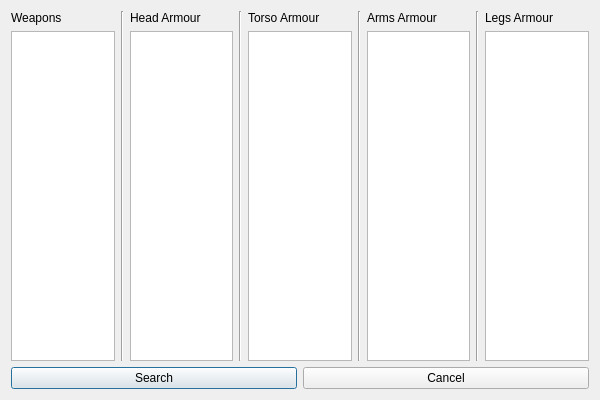
<?xml version="1.0" encoding="UTF-8"?>
<ui version="4.0">
 <class>AdvancedSearch</class>
 <widget class="QDialog" name="AdvancedSearch">
  <property name="geometry">
   <rect>
    <x>0</x>
    <y>0</y>
    <width>600</width>
    <height>400</height>
   </rect>
  </property>
  <property name="windowTitle">
   <string>Dialog</string>
  </property>
  <layout class="QVBoxLayout" name="verticalLayout_5">
   <item>
    <layout class="QHBoxLayout" name="horizontalLayout">
     <item>
      <layout class="QVBoxLayout" name="verticalLayoutGearParts">
       <item>
        <widget class="QLabel" name="labelWeapons">
         <property name="text">
          <string>Weapons</string>
         </property>
        </widget>
       </item>
       <item>
        <widget class="QListWidget" name="listWidgetWeapons">
         <property name="sizePolicy">
          <sizepolicy hsizetype="Expanding" vsizetype="Expanding">
           <horstretch>0</horstretch>
           <verstretch>0</verstretch>
          </sizepolicy>
         </property>
        </widget>
       </item>
      </layout>
     </item>
     <item>
      <widget class="Line" name="line">
       <property name="orientation">
        <enum>Qt::Vertical</enum>
       </property>
      </widget>
     </item>
     <item>
      <layout class="QVBoxLayout" name="verticalLayoutSkills">
       <item>
        <widget class="QLabel" name="labelHeads">
         <property name="text">
          <string>Head Armour</string>
         </property>
        </widget>
       </item>
       <item>
        <widget class="QListWidget" name="listWidgetHeads">
         <property name="sizePolicy">
          <sizepolicy hsizetype="Expanding" vsizetype="Expanding">
           <horstretch>0</horstretch>
           <verstretch>0</verstretch>
          </sizepolicy>
         </property>
        </widget>
       </item>
      </layout>
     </item>
     <item>
      <widget class="Line" name="line_2">
       <property name="orientation">
        <enum>Qt::Vertical</enum>
       </property>
      </widget>
     </item>
     <item>
      <layout class="QVBoxLayout" name="verticalLayout">
       <item>
        <widget class="QLabel" name="labelTorsos">
         <property name="text">
          <string>Torso Armour</string>
         </property>
        </widget>
       </item>
       <item>
        <widget class="QListWidget" name="listWidgetTorsos">
         <property name="sizePolicy">
          <sizepolicy hsizetype="Expanding" vsizetype="Expanding">
           <horstretch>0</horstretch>
           <verstretch>0</verstretch>
          </sizepolicy>
         </property>
        </widget>
       </item>
      </layout>
     </item>
     <item>
      <widget class="Line" name="line_3">
       <property name="orientation">
        <enum>Qt::Vertical</enum>
       </property>
      </widget>
     </item>
     <item>
      <layout class="QVBoxLayout" name="verticalLayout_2">
       <item>
        <widget class="QLabel" name="labelArms">
         <property name="text">
          <string>Arms Armour</string>
         </property>
        </widget>
       </item>
       <item>
        <widget class="QListWidget" name="listWidgetArms">
         <property name="sizePolicy">
          <sizepolicy hsizetype="Expanding" vsizetype="Expanding">
           <horstretch>0</horstretch>
           <verstretch>0</verstretch>
          </sizepolicy>
         </property>
        </widget>
       </item>
      </layout>
     </item>
     <item>
      <widget class="Line" name="line_4">
       <property name="orientation">
        <enum>Qt::Vertical</enum>
       </property>
      </widget>
     </item>
     <item>
      <layout class="QVBoxLayout" name="verticalLayout_3">
       <item>
        <widget class="QLabel" name="labelLegs">
         <property name="text">
          <string>Legs Armour</string>
         </property>
        </widget>
       </item>
       <item>
        <widget class="QListWidget" name="listWidgetLegs">
         <property name="sizePolicy">
          <sizepolicy hsizetype="Expanding" vsizetype="Expanding">
           <horstretch>0</horstretch>
           <verstretch>0</verstretch>
          </sizepolicy>
         </property>
        </widget>
       </item>
      </layout>
     </item>
    </layout>
   </item>
   <item>
    <layout class="QHBoxLayout" name="horizontalLayout_3">
     <item>
      <widget class="QPushButton" name="pushButtonSearch">
       <property name="text">
        <string>Search</string>
       </property>
      </widget>
     </item>
     <item>
      <widget class="QPushButton" name="pushButtonCancel">
       <property name="text">
        <string>Cancel</string>
       </property>
      </widget>
     </item>
    </layout>
   </item>
  </layout>
 </widget>
 <resources/>
 <connections/>
</ui>
